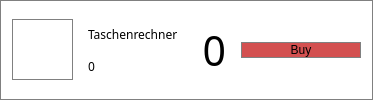
            <widget class="QFrame" name="hardwareFrame_2">
             <property name="maximumSize">
              <size>
               <width>16777215</width>
               <height>120</height>
              </size>
             </property>
             <property name="mouseTracking">
              <bool>true</bool>
             </property>
             <property name="styleSheet">
              <string notr="true">background: white;
border: 1px solid grey;</string>
             </property>
             <property name="frameShape">
              <enum>QFrame::StyledPanel</enum>
             </property>
             <property name="frameShadow">
              <enum>QFrame::Raised</enum>
             </property>
             <property name="lineWidth">
              <number>3</number>
             </property>
             <layout class="QHBoxLayout" name="horizontalLayout_5">
              <item>
               <widget class="QLabel" name="hardwareImg_2">
                <property name="minimumSize">
                 <size>
                  <width>61</width>
                  <height>61</height>
                 </size>
                </property>
                <property name="maximumSize">
                 <size>
                  <width>61</width>
                  <height>61</height>
                 </size>
                </property>
                <property name="text">
                 <string/>
                </property>
                <property name="pixmap">
                 <pixmap resource="resources.qrc">:/images/h_calc.png</pixmap>
                </property>
                <property name="scaledContents">
                 <bool>true</bool>
                </property>
               </widget>
              </item>
              <item>
               <widget class="QFrame" name="frame_35">
                <property name="styleSheet">
                 <string notr="true">border: 0px;</string>
                </property>
                <property name="frameShape">
                 <enum>QFrame::StyledPanel</enum>
                </property>
                <property name="frameShadow">
                 <enum>QFrame::Raised</enum>
                </property>
                <layout class="QVBoxLayout" name="verticalLayout_19">
                 <item>
                  <widget class="QLabel" name="hardwareName_2">
                   <property name="font">
                    <font>
                     <family>Century Gothic</family>
                    </font>
                   </property>
                   <property name="text">
                    <string>Taschenrechner</string>
                   </property>
                  </widget>
                 </item>
                 <item>
                  <widget class="QLabel" name="hardwareCost_2">
                   <property name="font">
                    <font>
                     <family>Century Gothic</family>
                    </font>
                   </property>
                   <property name="text">
                    <string>0</string>
                   </property>
                  </widget>
                 </item>
                </layout>
               </widget>
              </item>
              <item>
               <widget class="QFrame" name="frame_36">
                <property name="styleSheet">
                 <string notr="true">border: 0px;</string>
                </property>
                <property name="frameShape">
                 <enum>QFrame::StyledPanel</enum>
                </property>
                <property name="frameShadow">
                 <enum>QFrame::Raised</enum>
                </property>
                <layout class="QHBoxLayout" name="horizontalLayout_37">
                 <item>
                  <widget class="QLabel" name="hardwareCount_2">
                   <property name="font">
                    <font>
                     <family>Century Gothic</family>
                     <pointsize>31</pointsize>
                    </font>
                   </property>
                   <property name="layoutDirection">
                    <enum>Qt::LeftToRight</enum>
                   </property>
                   <property name="text">
                    <string>0</string>
                   </property>
                   <property name="textFormat">
                    <enum>Qt::AutoText</enum>
                   </property>
                   <property name="alignment">
                    <set>Qt::AlignRight|Qt::AlignTrailing|Qt::AlignVCenter</set>
                   </property>
                  </widget>
                 </item>
                </layout>
               </widget>
              </item>
              <item>
               <widget class="QPushButton" name="buyHardware_2">
                <property name="minimumSize">
                 <size>
                  <width>120</width>
                  <height>0</height>
                 </size>
                </property>
                <property name="styleSheet">
                 <string notr="true">background: rgb(211, 80, 80);
font: 19pt &quot;Century Gothic&quot;;</string>
                </property>
                <property name="text">
                 <string>Buy</string>
                </property>
                <property name="default">
                 <bool>false</bool>
                </property>
               </widget>
              </item>
             </layout>
            </widget>
